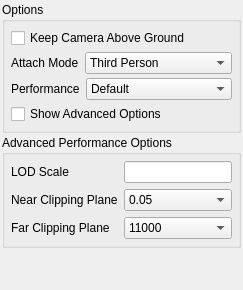
       <widget class="QWidget" name="mPreferencesGeneralTab" >
        <property name="accessibleName" >
         <string>General</string>
        </property>
        <attribute name="title" >
         <string>General</string>
        </attribute>
        <layout class="QVBoxLayout" >
         <property name="spacing" >
          <number>2</number>
         </property>
         <property name="leftMargin" >
          <number>2</number>
         </property>
         <property name="topMargin" >
          <number>2</number>
         </property>
         <property name="rightMargin" >
          <number>2</number>
         </property>
         <property name="bottomMargin" >
          <number>2</number>
         </property>
         <item>
          <layout class="QVBoxLayout" >
           <property name="spacing" >
            <number>6</number>
           </property>
           <property name="leftMargin" >
            <number>0</number>
           </property>
           <property name="topMargin" >
            <number>0</number>
           </property>
           <property name="rightMargin" >
            <number>0</number>
           </property>
           <property name="bottomMargin" >
            <number>0</number>
           </property>
           <item>
            <widget class="QGroupBox" name="groupBox" >
             <property name="title" >
              <string>Options</string>
             </property>
             <layout class="QVBoxLayout" >
              <property name="spacing" >
               <number>4</number>
              </property>
              <property name="leftMargin" >
               <number>6</number>
              </property>
              <property name="topMargin" >
               <number>6</number>
              </property>
              <property name="rightMargin" >
               <number>6</number>
              </property>
              <property name="bottomMargin" >
               <number>6</number>
              </property>
              <item>
               <widget class="QCheckBox" name="mGeneralEnableCameraCollisionCheckBox" >
                <property name="toolTip" >
                 <string>Selecting this will prevent the camera from going under the earth.</string>
                </property>
                <property name="text" >
                 <string>Keep Camera Above Ground</string>
                </property>
               </widget>
              </item>
              <item>
               <layout class="QHBoxLayout" >
                <property name="spacing" >
                 <number>6</number>
                </property>
                <property name="leftMargin" >
                 <number>0</number>
                </property>
                <property name="topMargin" >
                 <number>0</number>
                </property>
                <property name="rightMargin" >
                 <number>0</number>
                </property>
                <property name="bottomMargin" >
                 <number>0</number>
                </property>
                <item>
                 <widget class="QLabel" name="mGeneralAttachModeLabel" >
                  <property name="sizePolicy" >
                   <sizepolicy vsizetype="Preferred" hsizetype="Minimum" >
                    <horstretch>0</horstretch>
                    <verstretch>0</verstretch>
                   </sizepolicy>
                  </property>
                  <property name="text" >
                   <string>Attach Mode</string>
                  </property>
                  <property name="buddy" >
                   <cstring>mGeneralAttachModeComboBox</cstring>
                  </property>
                 </widget>
                </item>
                <item>
                 <widget class="QComboBox" name="mGeneralAttachModeComboBox" >
                  <property name="sizePolicy" >
                   <sizepolicy vsizetype="Fixed" hsizetype="Preferred" >
                    <horstretch>1</horstretch>
                    <verstretch>0</verstretch>
                   </sizepolicy>
                  </property>
                  <property name="toolTip" >
                   <string>Selects first or third person attach mode. </string>
                  </property>
                  <property name="currentIndex" >
                   <number>1</number>
                  </property>
                  <item>
                   <property name="text" >
                    <string>First Person</string>
                   </property>
                  </item>
                  <item>
                   <property name="text" >
                    <string>Third Person</string>
                   </property>
                  </item>
                 </widget>
                </item>
               </layout>
              </item>
              <item>
               <layout class="QHBoxLayout" >
                <property name="spacing" >
                 <number>6</number>
                </property>
                <property name="leftMargin" >
                 <number>0</number>
                </property>
                <property name="topMargin" >
                 <number>0</number>
                </property>
                <property name="rightMargin" >
                 <number>0</number>
                </property>
                <property name="bottomMargin" >
                 <number>0</number>
                </property>
                <item>
                 <widget class="QLabel" name="mGeneralPerformaceLabel" >
                  <property name="sizePolicy" >
                   <sizepolicy vsizetype="Preferred" hsizetype="Minimum" >
                    <horstretch>0</horstretch>
                    <verstretch>0</verstretch>
                   </sizepolicy>
                  </property>
                  <property name="text" >
                   <string>Performance</string>
                  </property>
                  <property name="buddy" >
                   <cstring>mGeneralPerformanceComboBox</cstring>
                  </property>
                 </widget>
                </item>
                <item>
                 <widget class="QComboBox" name="mGeneralPerformanceComboBox" >
                  <property name="sizePolicy" >
                   <sizepolicy vsizetype="Fixed" hsizetype="Preferred" >
                    <horstretch>1</horstretch>
                    <verstretch>0</verstretch>
                   </sizepolicy>
                  </property>
                  <property name="toolTip" >
                   <string>Select one of the preset performance options of customize your own. </string>
                  </property>
                  <property name="currentIndex" >
                   <number>2</number>
                  </property>
                  <item>
                   <property name="text" >
                    <string>Best Graphics</string>
                   </property>
                  </item>
                  <item>
                   <property name="text" >
                    <string>Better Graphics</string>
                   </property>
                  </item>
                  <item>
                   <property name="text" >
                    <string>Default</string>
                   </property>
                  </item>
                  <item>
                   <property name="text" >
                    <string>Better Speed</string>
                   </property>
                  </item>
                  <item>
                   <property name="text" >
                    <string>Best Speed</string>
                   </property>
                  </item>
                 </widget>
                </item>
               </layout>
              </item>
              <item>
               <widget class="QCheckBox" name="mGeneralShowAdvancedOptionsCheckBox" >
                <property name="text" >
                 <string>Show Advanced Options</string>
                </property>
               </widget>
              </item>
             </layout>
            </widget>
           </item>
          </layout>
         </item>
         <item>
          <widget class="QWidget" native="1" name="widget_5" >
           <property name="sizePolicy" >
            <sizepolicy vsizetype="Preferred" hsizetype="Preferred" >
             <horstretch>0</horstretch>
             <verstretch>10</verstretch>
            </sizepolicy>
           </property>
           <layout class="QVBoxLayout" >
            <property name="spacing" >
             <number>0</number>
            </property>
            <property name="leftMargin" >
             <number>0</number>
            </property>
            <property name="topMargin" >
             <number>0</number>
            </property>
            <property name="rightMargin" >
             <number>0</number>
            </property>
            <property name="bottomMargin" >
             <number>0</number>
            </property>
            <item>
             <widget class="QGroupBox" name="mGeneralAdvancedPerformanceOptionsGroupBox" >
              <property name="title" >
               <string>Advanced Performance Options</string>
              </property>
              <layout class="QVBoxLayout" >
               <property name="spacing" >
                <number>4</number>
               </property>
               <property name="leftMargin" >
                <number>6</number>
               </property>
               <property name="topMargin" >
                <number>6</number>
               </property>
               <property name="rightMargin" >
                <number>6</number>
               </property>
               <property name="bottomMargin" >
                <number>6</number>
               </property>
               <item>
                <layout class="QGridLayout" >
                 <property name="leftMargin" >
                  <number>0</number>
                 </property>
                 <property name="topMargin" >
                  <number>0</number>
                 </property>
                 <property name="rightMargin" >
                  <number>0</number>
                 </property>
                 <property name="bottomMargin" >
                  <number>0</number>
                 </property>
                 <property name="horizontalSpacing" >
                  <number>6</number>
                 </property>
                 <property name="verticalSpacing" >
                  <number>6</number>
                 </property>
                 <item row="0" column="0" >
                  <widget class="QLabel" name="mGeneralLODScaleLabel" >
                   <property name="text" >
                    <string>LOD Scale</string>
                   </property>
                   <property name="buddy" >
                    <cstring>mGeneralLODScaleLineEdit</cstring>
                   </property>
                  </widget>
                 </item>
                 <item row="0" column="1" >
                  <widget class="QLineEdit" name="mGeneralLODScaleLineEdit" >
                   <property name="toolTip" >
                    <string>This is the scale value for level of detail</string>
                   </property>
                  </widget>
                 </item>
                 <item row="1" column="0" >
                  <widget class="QLabel" name="mGeneralNearClippingPlaneLabel" >
                   <property name="text" >
                    <string>Near Clipping Plane</string>
                   </property>
                  </widget>
                 </item>
                 <item row="2" column="0" >
                  <widget class="QLabel" name="mGeneralFarClippingPlaneLabel" >
                   <property name="text" >
                    <string>Far Clipping Plane</string>
                   </property>
                  </widget>
                 </item>
                 <item row="1" column="1" >
                  <widget class="QComboBox" name="mGeneralNearClippingPlaneComboBox" >
                   <property name="currentIndex" >
                    <number>0</number>
                   </property>
                   <item>
                    <property name="text" >
                     <string>0.05</string>
                    </property>
                   </item>
                   <item>
                    <property name="text" >
                     <string>0.1</string>
                    </property>
                   </item>
                   <item>
                    <property name="text" >
                     <string>0.25</string>
                    </property>
                   </item>
                   <item>
                    <property name="text" >
                     <string>0.5</string>
                    </property>
                   </item>
                   <item>
                    <property name="text" >
                     <string>1</string>
                    </property>
                   </item>
                   <item>
                    <property name="text" >
                     <string>2</string>
                    </property>
                   </item>
                   <item>
                    <property name="text" >
                     <string>5</string>
                    </property>
                   </item>
                   <item>
                    <property name="text" >
                     <string>10</string>
                    </property>
                   </item>
                   <item>
                    <property name="text" >
                     <string>100</string>
                    </property>
                   </item>
                  </widget>
                 </item>
                 <item row="2" column="1" >
                  <widget class="QComboBox" name="mGeneralFarClippingPlaneComboBox" >
                   <property name="currentIndex" >
                    <number>5</number>
                   </property>
                   <item>
                    <property name="text" >
                     <string>1000</string>
                    </property>
                   </item>
                   <item>
                    <property name="text" >
                     <string>2000</string>
                    </property>
                   </item>
                   <item>
                    <property name="text" >
                     <string>5000</string>
                    </property>
                   </item>
                   <item>
                    <property name="text" >
                     <string>8000</string>
                    </property>
                   </item>
                   <item>
                    <property name="text" >
                     <string>10000</string>
                    </property>
                   </item>
                   <item>
                    <property name="text" >
                     <string>11000</string>
                    </property>
                   </item>
                   <item>
                    <property name="text" >
                     <string>12000</string>
                    </property>
                   </item>
                   <item>
                    <property name="text" >
                     <string>15000</string>
                    </property>
                   </item>
                   <item>
                    <property name="text" >
                     <string>18000</string>
                    </property>
                   </item>
                   <item>
                    <property name="text" >
                     <string>20000</string>
                    </property>
                   </item>
                   <item>
                    <property name="text" >
                     <string>25000</string>
                    </property>
                   </item>
                   <item>
                    <property name="text" >
                     <string>30000</string>
                    </property>
                   </item>
                  </widget>
                 </item>
                </layout>
               </item>
              </layout>
             </widget>
            </item>
            <item>
             <spacer>
              <property name="orientation" >
               <enum>Qt::Vertical</enum>
              </property>
              <property name="sizeHint" >
               <size>
                <width>20</width>
                <height>40</height>
               </size>
              </property>
             </spacer>
            </item>
           </layout>
          </widget>
         </item>
        </layout>
       </widget>
